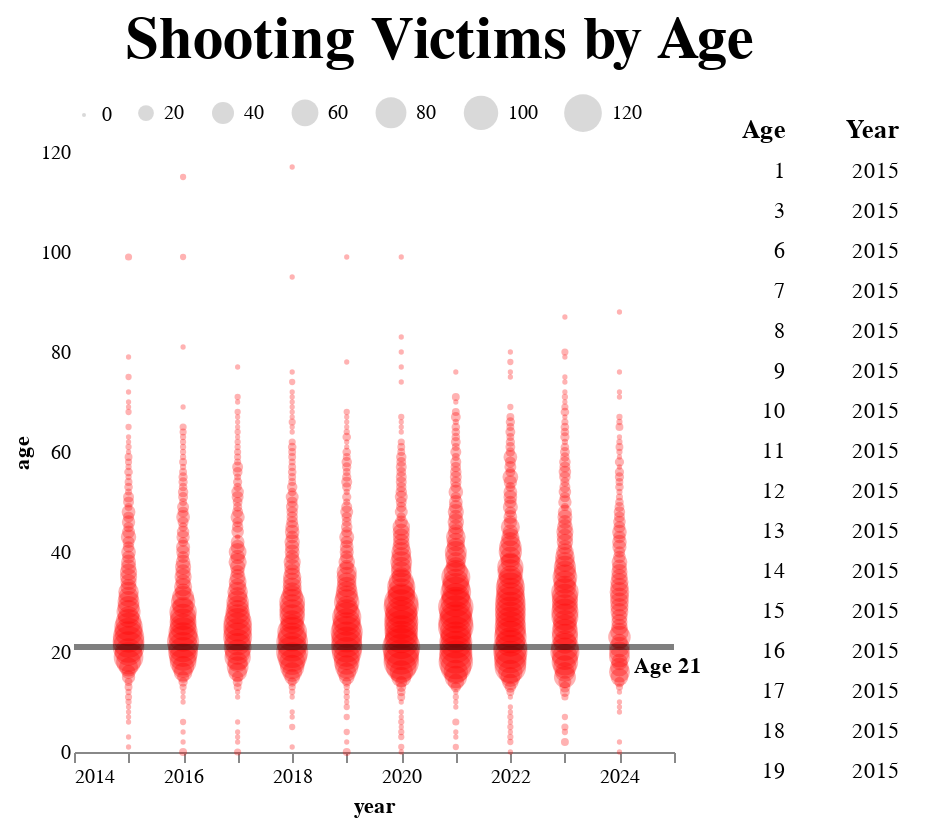

Source (notebook cell):
### Code cell
#Brush for selection
brush2 = alt.selection_interval()

#Scatter Plot
points = alt.Chart(raceCounts).mark_circle().encode(
    x=alt.X('year:Q', scale=alt.Scale(domain=[2014, 2025]), 
            axis=alt.Axis(format='.0f', grid=False)),
    y=alt.Y('age:Q', 
            axis=alt.Axis(domain=False, ticks=False, grid=False)),
    size=alt.Size('Count:Q',
                  legend=alt.Legend(
                      title="", 
                      symbolType='circle',
                      orient='top',
                      offset=-10
                  )),
    color=alt.condition(brush2, alt.value('red'), alt.value('grey')),
    opacity=alt.condition(brush2, alt.value(0.3), alt.value(0.2))
).add_params(brush2)

#Add a solid black line at age 21
line_at_age_21 = alt.Chart(pd.DataFrame({'age': [21]})).mark_rule(color='black', opacity = 0.5,strokeWidth=3).encode(
    y='age:Q'
)

#Add text to the right of the line
text_below_line = alt.Chart(pd.DataFrame({'age': [21], 'text': ['Age 21']})).mark_text(
    align='left',
    baseline='middle',
    dy=10,
    fontWeight='bold'
).encode(
    y='age:Q',
    x=alt.value(280),
    text='text:N'
)

#Base chart for data tables
ranked_text = alt.Chart(raceCounts).mark_text(align='right', color='black').encode(
    y=alt.Y('row_number:O').axis(None)
).transform_filter(
    brush2
).transform_window(
    row_number='row_number()'
).transform_filter(
    alt.datum.row_number < 17
)

#Data Tables
yeartable = ranked_text.encode(text='age:N').properties(
    title=alt.Title(text='Age', align='right', color ='black')
)
agetable = ranked_text.encode(text='year:N').properties(
    title=alt.Title(text='Year', align='right', color ='black')
)
text = alt.hconcat(yeartable, agetable)

#Build chart
alt.hconcat(
    points + line_at_age_21 + text_below_line,
    text
).resolve_legend(
    color="independent"
).configure_view(
    stroke=None 
).properties(
    title={
        "text": ["Shooting Victims by Age"],
        "anchor": "middle",
        "align": "left",
        "dx": -170,
        "dy": -7,
        "fontSize": 30,
        "fontWeight": "bold",
    }
)

### Figure 1 — Vega-Lite specification as saved in the notebook (floating-point values rounded to 4 significant figures; data arrays with more than 128 entries replaced by an {"elided": "..."} marker saying what was removed)
{"config": {"view": {"continuousWidth": 300, "continuousHeight": 300, "stroke": null}}, "hconcat": [{"layer": [{"data": {"name": "data-b6433fe7be4ebfc8e398006c452c8b6e"}, "mark": {"type": "circle"}, "encoding": {"color": {"condition": {"param": "param_2", "value": "red"}, "value": "grey"}, "opacity": {"condition": {"param": "param_2", "value": 0.3}, "value": 0.2}, "size": {"field": "Count", "legend": {"offset": -10, "orient": "top", "symbolType": "circle", "title": ""}, "type": "quantitative"}, "x": {"axis": {"format": ".0f", "grid": false}, "field": "year", "scale": {"domain": [2014, 2025]}, "type": "quantitative"}, "y": {"axis": {"domain": false, "grid": false, "ticks": false}, "field": "age", "type": "quantitative"}}, "name": "view_2"}, {"data": {"name": "data-7744f720ee70e11e0da3783c24bb41de"}, "mark": {"type": "rule", "color": "black", "opacity": 0.5, "strokeWidth": 3}, "encoding": {"y": {"field": "age", "type": "quantitative"}}}, {"data": {"name": "data-2a8d6de65aaa87b38fd308e458d53317"}, "mark": {"type": "text", "align": "left", "baseline": "middle", "dy": 10, "fontWeight": "bold"}, "encoding": {"text": {"field": "text", "type": "nominal"}, "x": {"value": 280}, "y": {"field": "age", "type": "quantitative"}}}]}, {"hconcat": [{"mark": {"type": "text", "align": "right", "color": "black"}, "encoding": {"text": {"field": "age", "type": "nominal"}, "y": {"axis": null, "field": "row_number", "type": "ordinal"}}, "title": {"text": "Age", "align": "right", "color": "black"}, "transform": [{"filter": {"param": "param_2"}}, {"window": [{"op": "row_number", "field": "", "as": "row_number"}]}, {"filter": "(datum.row_number < 17)"}]}, {"mark": {"type": "text", "align": "right", "color": "black"}, "encoding": {"text": {"field": "year", "type": "nominal"}, "y": {"axis": null, "field": "row_number", "type": "ordinal"}}, "title": {"text": "Year", "align": "right", "color": "black"}, "transform": [{"filter": {"param": "param_2"}}, {"window": [{"op": "row_number", "field": "", "as": "row_number"}]}, {"filter": "(datum.row_number < 17)"}]}], "data": {"name": "data-b6433fe7be4ebfc8e398006c452c8b6e"}}], "params": [{"name": "param_2", "select": {"type": "interval"}, "views": ["view_2"]}], "resolve": {"legend": {"color": "independent"}}, "title": {"text": ["Shooting Victims by Age"], "anchor": "middle", "align": "left", "dx": -170, "dy": -7, "fontSize": 30, "fontWeight": "bold"}, "$schema": "https://vega.github.io/schema/vega-lite/v5.14.1.json", "datasets": {"data-b6433fe7be4ebfc8e398006c452c8b6e": {"elided": "676 records"}, "data-7744f720ee70e11e0da3783c24bb41de": [{"age": 21}], "data-2a8d6de65aaa87b38fd308e458d53317": [{"age": 21, "text": "Age 21"}]}}
